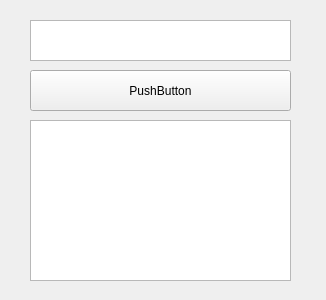
<?xml version="1.0" encoding="UTF-8"?>
<ui version="4.0">
 <class>Form</class>
 <widget class="QWidget" name="Form">
  <property name="geometry">
   <rect>
    <x>0</x>
    <y>0</y>
    <width>326</width>
    <height>300</height>
   </rect>
  </property>
  <property name="windowTitle">
   <string>Form</string>
  </property>
  <widget class="QTextEdit" name="textEdit">
   <property name="geometry">
    <rect>
     <x>30</x>
     <y>20</y>
     <width>261</width>
     <height>41</height>
    </rect>
   </property>
  </widget>
  <widget class="QPushButton" name="pushButton">
   <property name="geometry">
    <rect>
     <x>30</x>
     <y>70</y>
     <width>261</width>
     <height>41</height>
    </rect>
   </property>
   <property name="text">
    <string>PushButton</string>
   </property>
  </widget>
  <widget class="QTextEdit" name="textEdit_2">
   <property name="geometry">
    <rect>
     <x>30</x>
     <y>120</y>
     <width>261</width>
     <height>161</height>
    </rect>
   </property>
  </widget>
 </widget>
 <resources/>
 <connections/>
</ui>
